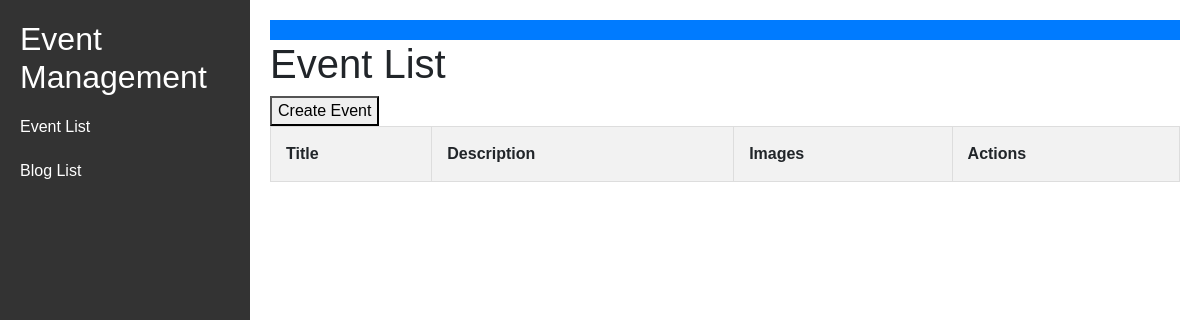
The app's page /dashboard, older data.
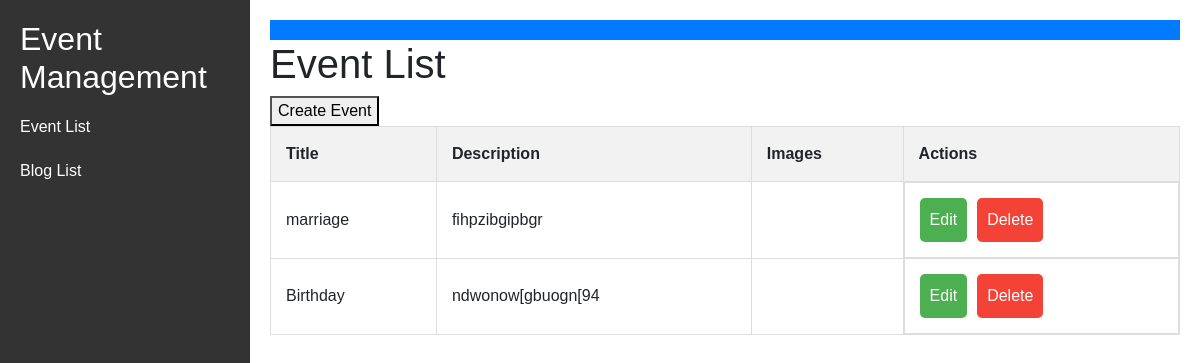
The same page, newer data.
### myapp/models.py (models this page shows, shortened)
class Event(models.Model):
    title = models.CharField(max_length=200)
    description = models.TextField()

### myapp/views.py (the view)
# urls.py: path('dashboard',dashboard,name='dashboard'),
def dashboard(request):
    events =Event.objects.all()
    blogs=Blog.objects.all()
    context={
        'events':events,
        'blogs':blogs
    }
    return render(request, 'dashboard.html', context)

### templates/dashboard.html (shortened to what this page needs)
<!DOCTYPE html>
<html lang="en">
<head>
    <link href="https://stackpath.bootstrapcdn.com/bootstrap/4.5.2/css/bootstrap.min.css" rel="stylesheet">
</head>
<body>
    <div class="sidebar">
        <h2>Event Management</h2>
        <a href="#" onclick="showSection('event-list')">Event List</a>
        <a href="#" onclick="showSection('blog-list')">Blog List</a>
    </div>
    <div class="content">
        <div class="navbar">
        </div>
        <div id="event-list" class="section active">
            <h1>Event List</h1>
            <button onclick="toggleCreateEventForm()">Create Event</button>
            <table>
                <thead>
                    <tr>
                        <th>Title</th>
                        <th>Description</th>
                        <th>Images</th>
                        <th>Actions</th>
                    </tr>
                </thead>
                <tbody>
                    {% for event in events %}
                    <tr>
                        <td>{{ event.title }}</td>
                        <td>{{ event.description }}</td>
                        <td>
                        </td>
                        <td class="action-buttons">
                            <button class="edit-button" onclick="location.href='{% url 'edit_event' event.id %}'">Edit</button>
                            <form method="POST" action="{% url 'delete_event' event.id %}" style="display:inline;" onsubmit="return confirmDelete();">
                                <button class="delete-button" type="submit">Delete</button>
                            </form>
                        </td>
                    </tr>
                    {% endfor %}
                </tbody>
            </table>
        </div>
    </div>
</body>
</html>

Row changes from the older to the newer data that the page shows:
added Event: title "marriage", description "fihpzibgipbgr"
added Event: title "Birthday", description "ndwonow[gbuogn[94"
